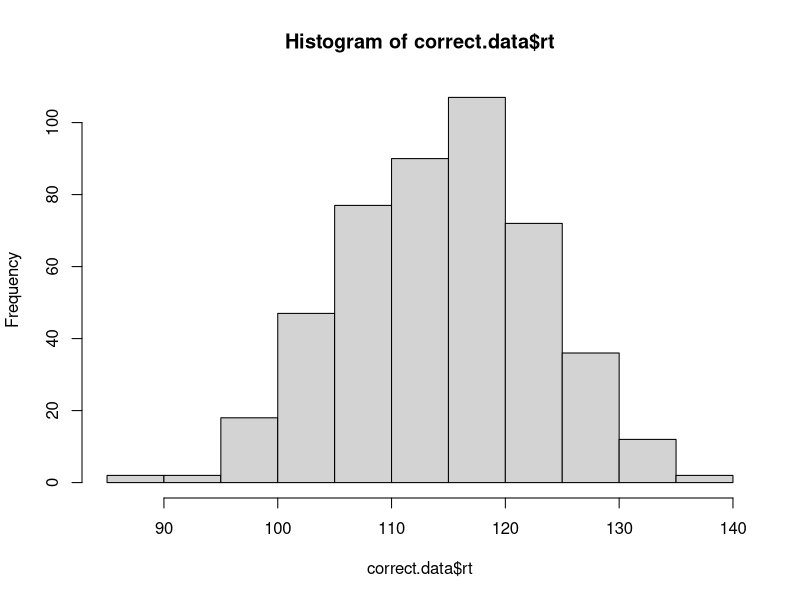
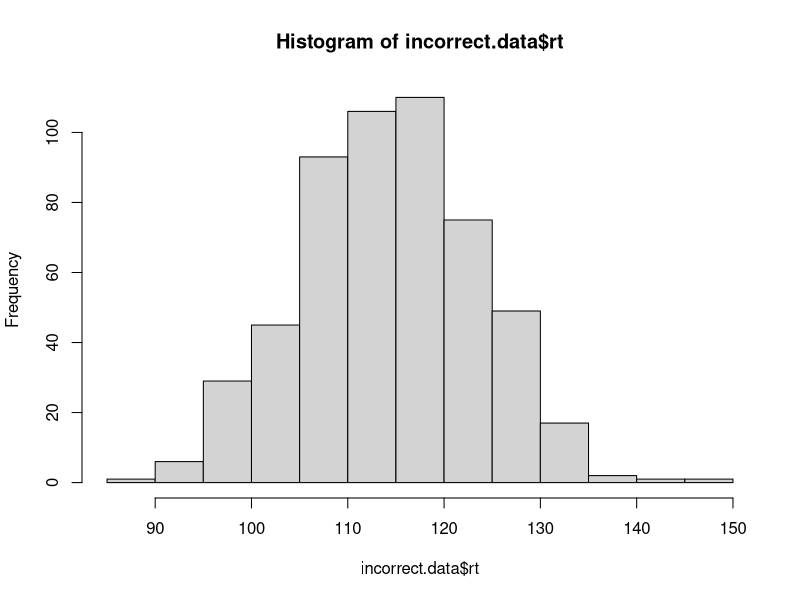

These charts were generated, in order, by the following R code:
# implement the model by filling in the function below
# the model should return a data frame with two columns: correct and rt
# the correct column should be TRUE or FALSE, and rt should contain the
# number of steps it took to reach the criterion.

# note that the function takes four arguments:
# samples is the number of samples to draw from the model
# rate.1 is the evidence accumulation rate for the correct response (default value is 40)
# rate.1 is the evidence accumulation rate for the incorrect response (default value is 40)
# criterion is the threshold for a response (default value is 3)

# one oddity: note that higher values for rate.1 and rate.2 will actually produce slower RTs.
# this is because the rate parameter is controlling the rate of decay of the exponential distribution,
# so faster rates mean that less evidence is likely to accumulate on each step. we could make
# these parameters more intuitive by taking 1/rate.1 and 1/rate.2 as the values to rexp().

accumulator.model <- function(samples, rate.1=40, rate.2=40, criterion=3){
  accuracy.array<- c()
  rt.array<- c()
  for (i in 1:samples) { #loop for all samples
    value.1 <- 0 #initialize variables
    value.2 <- 0
    rt<- 0
    while (value.2 < criterion && value.1 < criterion){
      rt <- rt+1 #increment rt
      value.1 <- value.1 + rexp(1, rate = rate.1) #add randomly to value
      value.2 <- value.2 + rexp(1, rate = rate.2) #add randomly to value
    }
    if(value.1 > criterion && value.2 > criterion){ #if both past criterion
      if (value.1>= value.2){ #if both are over crit and 1 is bigger or = return true
      accuracy.array[i] <- TRUE
      }else{ #both are oast and 1 isnt bigger, 2 is so false f
      accuracy.array[i] <- FALSE
      }
      }
    if (value.1 > criterion && value.2 < criterion){ #if only 1 is past criterion, t
        accuracy.array[i] <- TRUE
      } else { #catch all for when value 2 is past but 1 isnt
        accuracy.array[i] <- FALSE
    }
    rt.array[i] <- rt
  } 
  output <- data.frame( #set up dataframe
    correct = accuracy.array,
    rt = rt.array)
  return(output)
}


# test the model ####

# if the model is working correctly, then the line below should generate a data frame with 
# 1000 samples and about half of the samples should be correct. the average rt will probably
# be around 112, but might vary from that by a bit.

initial.test <- accumulator.model(1000)
sum(initial.test$correct) / length(initial.test$correct) # should be close to 0.5
mean(initial.test$rt) # should be about 112

# visualize the RT distributions ####

# we can use dplyr to filter the data and visualize the correct and incorrect RT distributions

library(dplyr)

correct.data <- initial.test %>% filter(correct==TRUE)
incorrect.data <- initial.test %>% filter(correct==FALSE)

hist(correct.data$rt)
hist(incorrect.data$rt)
